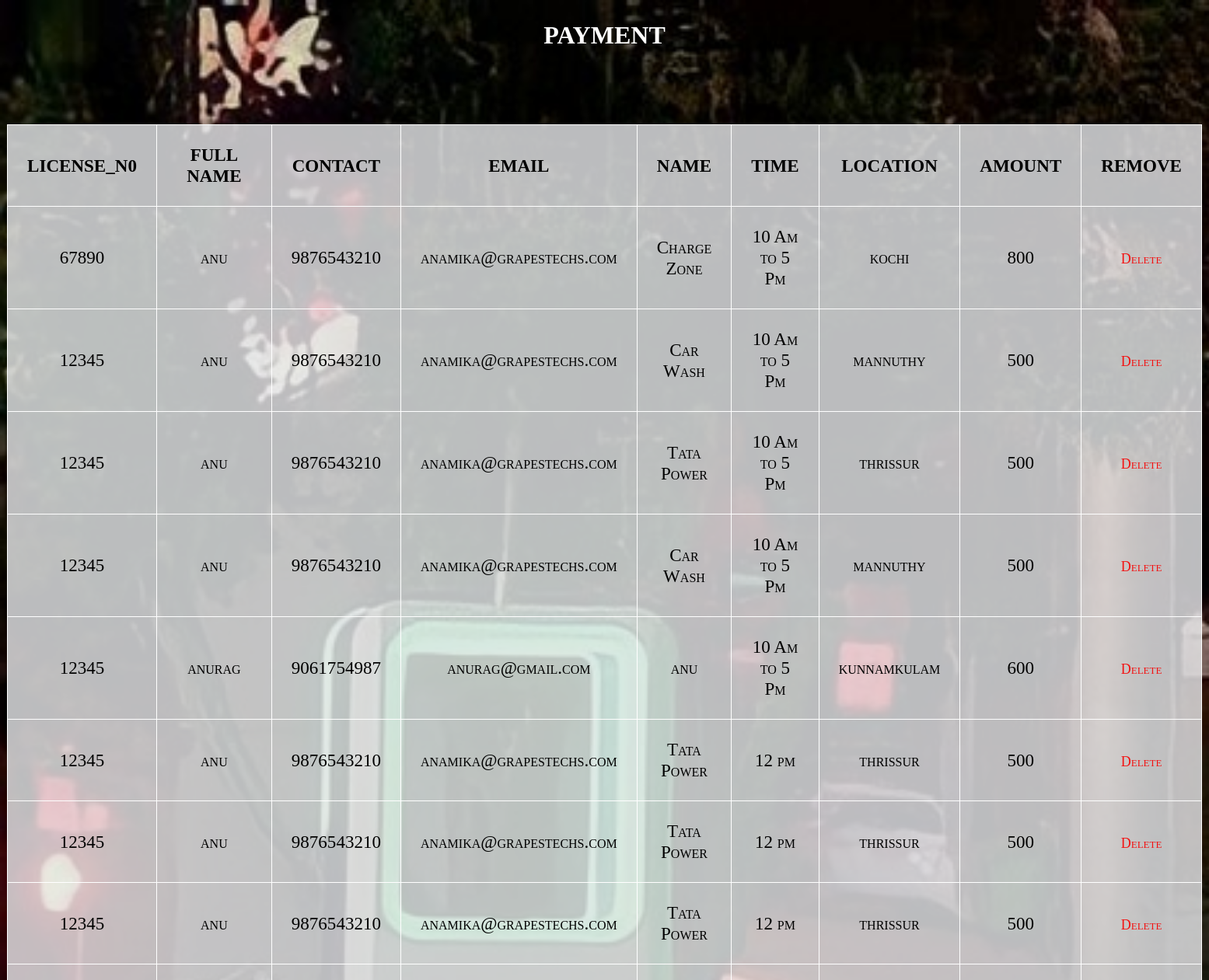
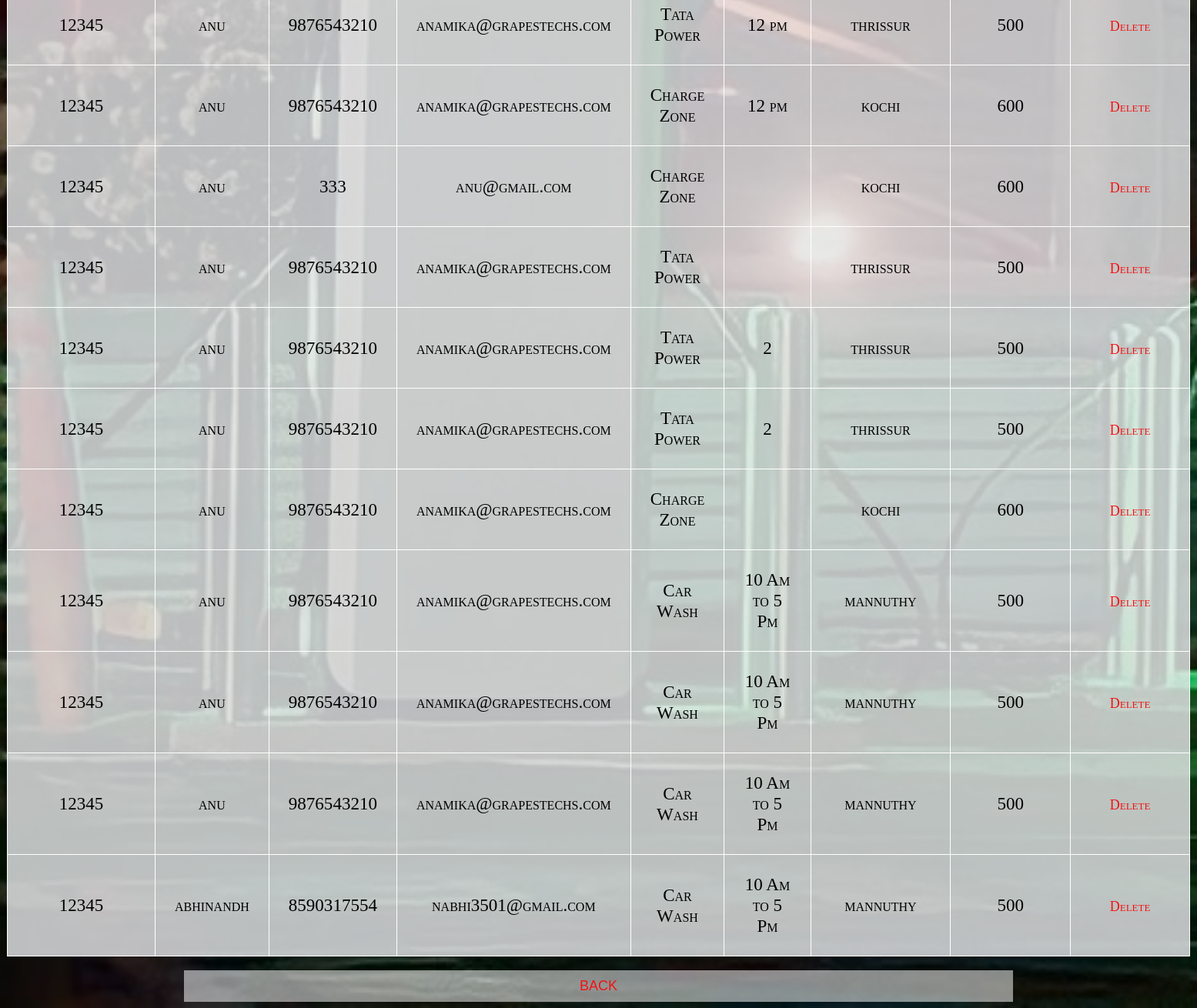
The app's page /payments_list/ with its own data (2 pictures, top to bottom).
### my_app/models.py (models this page shows)
class pay(models.Model):
    license_no=models.IntegerField()
    fullname=models.CharField(max_length=20)
    contact=models.IntegerField()
    email=models.EmailField()
    name=models.CharField(max_length=20)
    time=models.CharField(max_length=20)
    location=models.CharField(max_length=20)
    amount=models.IntegerField()

### my_app/views.py (the view)
# urls.py: path('payments_list/',views.payment_list,name='payment_list'),
def payment_list(request):
    data=pay.objects.all()
    return render(request,'payments_list.html',{'data':data})

### my_app/templates/payments_list.html (shortened to what this page needs)
{% load static %}
<!DOCTYPE html>
<html>
<head>
</head>
    <div class="container">
        <center>
        <h2 >
          PAYMENT
        </h2><br><br><br></center>
        <p class="text-center">
          <body>
            <table border="1"
               align="center"><b><i>
              <tr>
                  <th>LICENSE_N0</th>
                  <th>FULL NAME</th>
                  <th>CONTACT</th>
                  <th>EMAIL</th>
                  <th>NAME</th>
                  <th>TIME</th>
                  <th>LOCATION</th>
                  <th>AMOUNT</th>
                  <th>REMOVE</th>
              </tr>
              {% for i in data %}
              <tr>
                  <td>{{i.license_no}}</td>
                  <td>{{i.fullname}}</td>
                  <Td>{{i.contact}}</Td>
                  <td>{{i.email}}</td>
                  <td>{{i.name}}</td>
                  <td>{{i.time}}</td>
                  <td>{{i.location}}</td>
                  <td>{{i.amount}}</td>
                  <td><a href="/delete_record5/{{i.id}}">Delete</a></td>
              </tr></i></b>
              {% endfor %}
          </table>
          <br>
          <center><button><a href="/admin_home">BACK</a></button></center>
</body>
</html>

### records on screen
pay: license_no "67890", fullname "anu", contact "9876543210", email "anamika@grapestechs.com", name "Charge Zone", time "10 Am to 5 Pm", location "kochi", amount "800"
pay: license_no "12345", fullname "anu", contact "9876543210", email "anamika@grapestechs.com", name "Car Wash", time "10 Am to 5 Pm", location "mannuthy", amount "500"
pay: license_no "12345", fullname "anu", contact "9876543210", email "anamika@grapestechs.com", name "Tata Power", time "10 Am to 5 Pm", location "thrissur", amount "500"
pay: license_no "12345", fullname "anu", contact "9876543210", email "anamika@grapestechs.com", name "Car Wash", time "10 Am to 5 Pm", location "mannuthy", amount "500"
pay: license_no "12345", fullname "anurag", contact "9061754987", email "anurag@gmail.com", name "anu", time "10 Am to 5 Pm", location "kunnamkulam", amount "600"
pay: license_no "12345", fullname "anu", contact "9876543210", email "anamika@grapestechs.com", name "Tata Power", time "12 pm", location "thrissur", amount "500"
pay: license_no "12345", fullname "anu", contact "9876543210", email "anamika@grapestechs.com", name "Tata Power", time "12 pm", location "thrissur", amount "500"
pay: license_no "12345", fullname "anu", contact "9876543210", email "anamika@grapestechs.com", name "Tata Power", time "12 pm", location "thrissur", amount "500"
pay: license_no "12345", fullname "anu", contact "9876543210", email "anamika@grapestechs.com", name "Tata Power", time "12 pm", location "thrissur", amount "500"
pay: license_no "12345", fullname "anu", contact "9876543210", email "anamika@grapestechs.com", name "Charge Zone", time "12 pm", location "kochi", amount "600"
pay: license_no "12345", fullname "anu", contact "333", email "anu@gmail.com", name "Charge Zone", location "kochi", amount "600"
pay: license_no "12345", fullname "anu", contact "9876543210", email "anamika@grapestechs.com", name "Tata Power", location "thrissur", amount "500"
pay: license_no "12345", fullname "anu", contact "9876543210", email "anamika@grapestechs.com", name "Tata Power", time "2", location "thrissur", amount "500"
pay: license_no "12345", fullname "anu", contact "9876543210", email "anamika@grapestechs.com", name "Tata Power", time "2", location "thrissur", amount "500"
pay: license_no "12345", fullname "anu", contact "9876543210", email "anamika@grapestechs.com", name "Charge Zone", location "kochi", amount "600"
pay: license_no "12345", fullname "anu", contact "9876543210", email "anamika@grapestechs.com", name "Car Wash", time "10 Am to 5 Pm", location "mannuthy", amount "500"
pay: license_no "12345", fullname "anu", contact "9876543210", email "anamika@grapestechs.com", name "Car Wash", time "10 Am to 5 Pm", location "mannuthy", amount "500"
pay: license_no "12345", fullname "anu", contact "9876543210", email "anamika@grapestechs.com", name "Car Wash", time "10 Am to 5 Pm", location "mannuthy", amount "500"
pay: license_no "12345", fullname "abhinandh", contact "8590317554", email "nabhi3501@gmail.com", name "Car Wash", time "10 Am to 5 Pm", location "mannuthy", amount "500"
